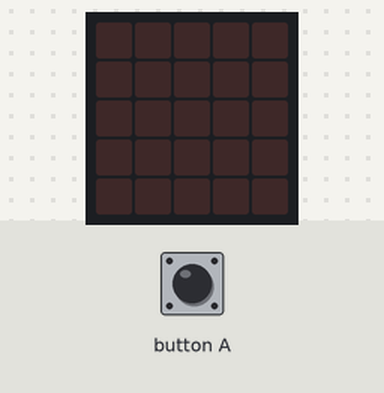
A program run on a simulated BBC micro:bit (MakeCode). Parts: the board's 5×5 LED display. The inputs (shaded band) are chosen by the test bench.

Above: at 1.2 s.
1.3 s: button A pressed for 0.15 s
At 1.65 s:
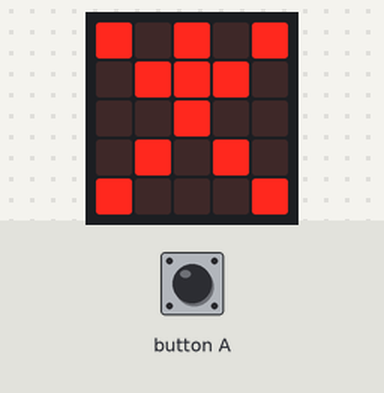
At 6.7 s:
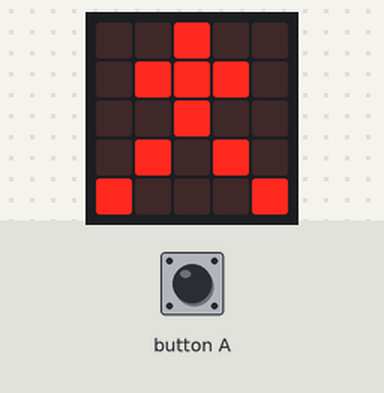
Timing chart, 0 to 8.2 s (numbered marks = the images above; inputs shaded):
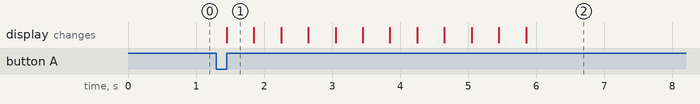

Measured:
- after the input at 1.3 s, the display: changes after 0.15 s (image 1)
- what the display in image 1 shows lasts 0.4 s, from 1.5 s to 1.9 s

The program:

main.ts
```typescript
input.onButtonPressed(Button.A, function () {
    animacion()
    for (let index = 0; index < 6; index++) {
        basic.showLeds(`
            # . # . #
            . # # # .
            . . # . .
            . # . # .
            # . . . #
            `)
        basic.showLeds(`
            . . # . .
            . # # # .
            . . # . .
            . # . # .
            # . . . #
            `)
    }
})
function animacion () {

}
basic.forever(function () {

})
```

test.ts
```typescript
// aquí va el archivo "tests"; esto no se compilará cuando este paquete se utilice como una extensión.
```
